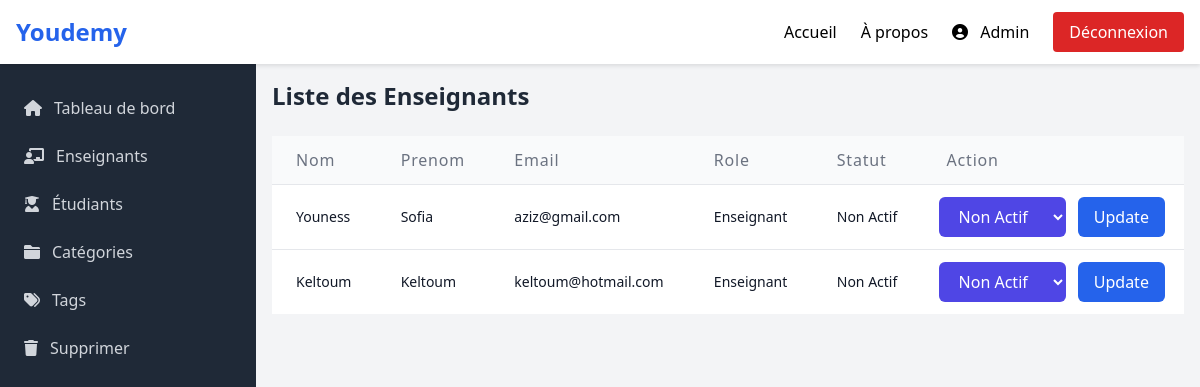
Page /Views/users/admin/enseignant.php (signed in) on the committed database.
### tables this page shows
CREATE TABLE Users (
    id INT AUTO_INCREMENT PRIMARY KEY,
    nom VARCHAR(250) NOT NULL,
    prenom VARCHAR(250) NOT NULL,
    email VARCHAR(250) UNIQUE NOT NULL,
    password VARCHAR(250) NOT NULL,
    role ENUM('Etudiant', 'Enseignant', 'Administrateur') NOT NULL,
    compte_statut ENUM('Actif', 'Non Actif', 'Suspendu') DEFAULT 'Non Actif' NOT NULL
);

### Views/users/admin/enseignant.php (the view, shortened to what this page needs)
<?php
$db = new Database();
$conn = $db->connect();
$users = $conn->query("SELECT * FROM Users WHERE role = 'Enseignant'")->fetchAll(PDO::FETCH_ASSOC);
?>
<!DOCTYPE html>
<html lang="fr">
<head>
    <script src="https://cdn.tailwindcss.com"></script>
    <link rel="stylesheet" href="https://cdnjs.cloudflare.com/ajax/libs/font-awesome/6.0.0/css/all.min.css">
</head>
<body class="bg-gray-100">
    <header class="navbar">
        <div class="max-w-full mx-auto px-4 py-3 flex justify-between items-center">
            <a href="../../Views/index.php" class="text-2xl font-bold text-blue-600">Youdemy</a>
            <nav class="hidden md:flex items-center gap-6">
                <a href="../../index.php" class="hover:text-blue-600">Accueil</a>
                <a href="#about" class="hover:text-blue-600">À propos</a>
                <a href="#admin" class="hover:text-blue-600">
                    <i class="fas fa-user-circle"></i>
                    <span class="ml-2">Admin</span>
                </a>
                <a href="../../auth/logout.php" class="bg-red-600 hover:bg-red-700 text-white px-4 py-2 rounded">
                    Déconnexion
                </a>
            </nav>
        </div>
    </header>
    <aside class="sidebar">
        <nav class="mt-5 px-2">
            <a href="dashboard.php" class="group flex items-center px-4 py-3 text-gray-300 hover:bg-gray-700 rounded-md">
                <i class="fas fa-home mr-3"></i> Tableau de bord
            </a>
            <a href="Enseignant.php" class="group flex items-center px-4 py-3 text-gray-300 hover:bg-gray-700 rounded-md">
                <i class="fas fa-chalkboard-teacher mr-3"></i> Enseignants
            </a>
            <a href="Etudiant.php" class="group flex items-center px-4 py-3 text-gray-300 hover:bg-gray-700 rounded-md">
                <i class="fas fa-user-graduate mr-3"></i> Étudiants
            </a>
            <a href="categories.php" class="group flex items-center px-4 py-3 text-gray-300 hover:bg-gray-700 rounded-md">
                <i class="fas fa-folder mr-3"></i> Catégories
            </a>
            <a href="tags.php" class="group flex items-center px-4 py-3 text-gray-300 hover:bg-gray-700 rounded-md">
                <i class="fas fa-tags mr-3"></i> Tags
            </a>
            <a href="supprimer.php" class="group flex items-center px-4 py-3 text-gray-300 hover:bg-gray-700 rounded-md">
                <i class="fas fa-trash mr-3"></i> Supprimer
            </a>
        </nav>
    </aside>
    <div class="main-content">
        <h2 class="text-2xl font-semibold text-gray-800 mb-6">Liste des Enseignants</h2>
        <div class="overflow-x-auto">
            <table class="min-w-full divide-y divide-gray-200">
                <thead class="bg-gray-50">
                    <tr>
                        <th class="px-6 py-3 text-left font-medium text-gray-500 tracking-wider">Nom</th>
                        <th class="px-6 py-3 text-left font-medium text-gray-500 tracking-wider">Prenom</th>
                        <th class="px-6 py-3 text-left font-medium text-gray-500 tracking-wider">Email</th>
                        <th class="px-6 py-3 text-left font-medium text-gray-500 tracking-wider">Role</th>
                        <th class="px-6 py-3 text-left font-medium text-gray-500 tracking-wider">Statut</th>
                        <th class="px-6 py-3 text-left font-medium text-gray-500 tracking-wider">Action</th>
                    </tr>
                </thead>
                <tbody class="bg-white divide-y divide-gray-200">
                    <?php if (count($users) > 0): ?>
                        <?php foreach ($users as $user): ?>
                            <tr class="hover:bg-gray-50">
                                <td class="px-6 py-4 whitespace-nowrap text-sm text-gray-900"><?php echo htmlspecialchars($user['nom']); ?></td>
                                <td class="px-6 py-4 whitespace-nowrap text-sm text-gray-900"><?php echo htmlspecialchars($user['prenom']); ?></td>
                                <td class="px-6 py-4 whitespace-nowrap text-sm text-gray-900"><?php echo htmlspecialchars($user['email']); ?></td>
                                <td class="px-6 py-4 whitespace-nowrap text-sm text-gray-900"><?php echo htmlspecialchars($user['role']); ?></td>
                                <td class="px-6 py-4 whitespace-nowrap text-sm text-gray-900"><?php echo htmlspecialchars($user['compte_statut']); ?></td>
                                <td class="py-3 px-4">
                                    <form method="POST" action="" class="inline-block">
                                        <select name="status" class="bg-indigo-600 text-white py-2 px-4 rounded-md">
                                            <option value="Non Actif" <?php echo $user['compte_statut'] === 'Non Actif' ? 'selected' : ''; ?>>Non Actif</option>
                                        </select>
                                        <button type="submit" class="ml-2 bg-blue-600 text-white py-2 px-4 rounded-md hover:bg-blue-700" onclick="return confirm('Êtes-vous sûr de vouloir mettre à jour le statut de cet utilisateur ?');">
                                            Update
                                        </button>
                                    </form>
                                </td>
                            </tr>
                        <?php endforeach; ?>
                    <?php else: ?>
                        <tr>
                            <td colspan="6" class="px-6 py-4 whitespace-nowrap text-sm text-gray-500 text-center">Aucun utilisateur trouvé</td>
                        </tr>
                    <?php endif; ?>
                </tbody>
            </table>
        </div>
    </div>
</body>
</html>

### Views/users/admin/enseignant.php (style rules this page uses)
.navbar { position: fixed; top: 0; left: 0; right: 0; z-index: 1000; height: 64px; background-color: white; box-shadow: 0 2px 4px rgba(0, 0, 0, 0.1); }
.sidebar { position: fixed; top: 64px; left: 0; bottom: 0; width: 256px; z-index: 999; background-color: #1f2937; color: white; }
.main-content { margin-top: 64px; margin-left: 256px; padding: 1rem; }

### rows in the picture
users: nom "Youness", prenom "Sofia", email "aziz@gmail.com", role "Enseignant", compte_statut "Non Actif", status "Non Actif"
users: nom "Keltoum", prenom "Keltoum", email "keltoum@hotmail.com", role "Enseignant", compte_statut "Non Actif", status "Non Actif"
